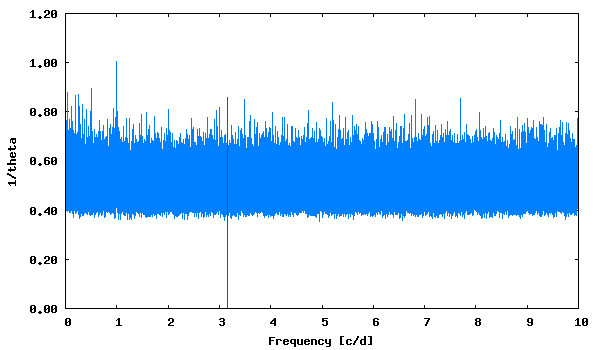

Write the gnuplot code that produced this figure.
set term png size 600,350 medium
set colors classic
set output "phase_lc_4.lk.png"
set xlabel "Frequency [c/d]"
set ylabel "1/theta"
set format y "%5.2f"
plot [] "lk.periodogram" using 1:2 with lines linecolor 3 title "", "<echo '3.152740  0.86'" with impulses linecolor 1 title ""
 
